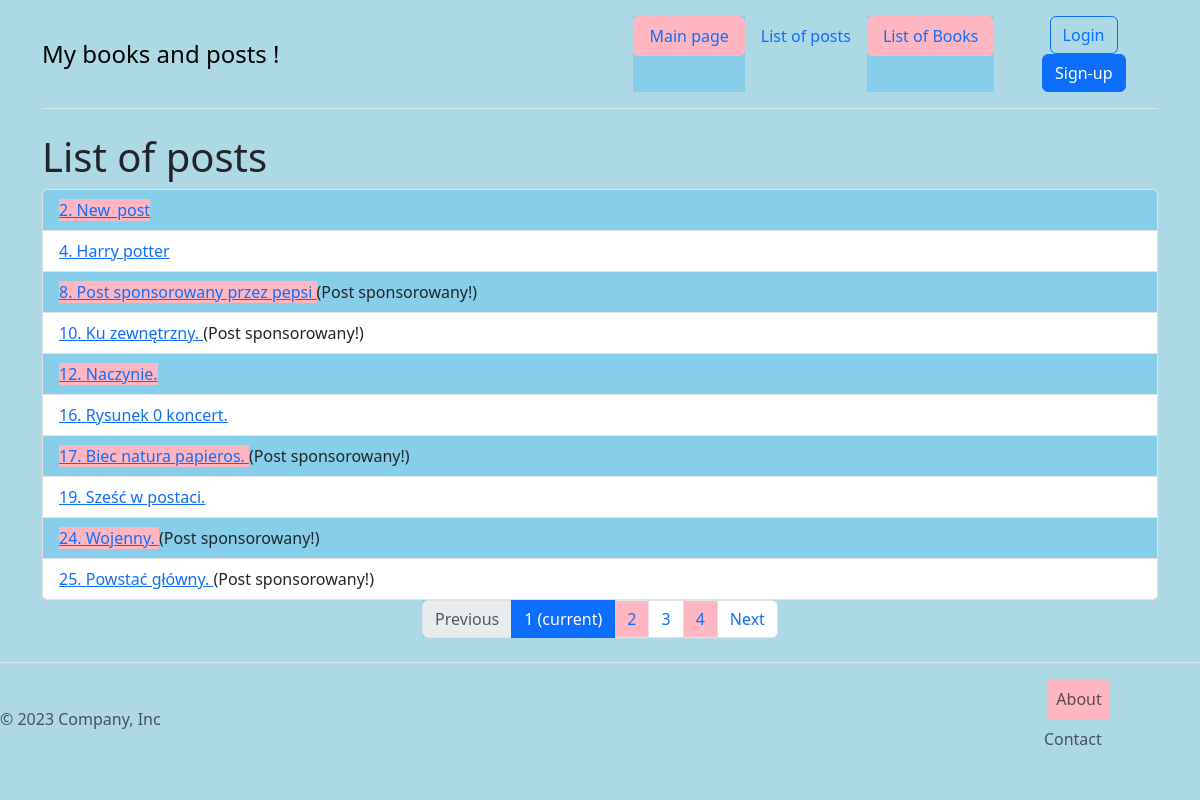
/posts/, run on the app's committed database.
### posts/models.py (models this page shows, shortened)
class Timestamped(models.Model, CheckAgeMixin):
    created = models.DateTimeField(auto_now_add=True)
    modified = models.DateTimeField(auto_now_add=True)
    class Meta:
        abstract = True

class Post(Timestamped):
    title = models.CharField(verbose_name='Tytuł' ,max_length=250)
    content = models.TextField(verbose_name='Treść')
    published = models.BooleanField(verbose_name='Opublikowany', default=False)
    sponsored = models.BooleanField(verbose_name='Sponsorowany', default=False)
    author = models.ForeignKey("auth.User", on_delete=models.CASCADE, related_name="posts")
    tags = models.ManyToManyField("tags.Tag", related_name="posts")
    categories = models.ManyToManyField(Category, related_name='posts', blank=True)
    example_file = models.FileField(upload_to='posts/examples/', blank=True, null=True)
    image = models.ImageField(upload_to="posts/images/%Y/%m/%d", null=True, blank=True)

### posts/views.py (the view)
# urls.py: path('', posts_list, name='list'),
def posts_list(request):
    posts = Post.objects.filter(published=True)
    q = request.GET.get("q")
    if q:
        posts = posts.filter(title__icontains=q)
    paginator = Paginator(posts, 10)
    page_number = request.GET.get('page')
    posts_list = paginator.get_page(page_number)
    context = {'posts_list': posts_list}
    return render(request, 'posts/list.html', context)

### posts/templates/posts/list.html
{% extends 'base.html' %}
{% load static %}
{% block styles %}
<link href="{% static 'posts/css/style.css' %}" rel="stylesheet">
{% endblock %}
{% block content %}
    <h1> List of posts </h1>
    <ul class="list-group">
        {% for post in posts_list %}
            <li class="list-group-item">
                <a href="{% url 'posts:details' post.id %}"> {{ post.id }}. {{ post.title }} </a>
                {% if post.sponsored %}
                    (Post sponsorowany!)
                {% endif %}
            </li>
        {% endfor %}
    </ul>
<nav aria-label="Page navigation">
     <ul class="pagination justify-content-center">
         {% if posts_list.has_previous %}
         <li class="page-item">
            <a class="page-link" href="?page={{ posts_list.previous_page_number }}">Previous</a>
         </li>
         {% else %}
         <li class="page-item disabled">
            <a class="page-link" href="#" tabindex="-1" aria-disabled="True">Previous</a>
         </li>
             {% endif %}
             {% for i in posts_list.paginator.page_range %}
             {% if posts_list.number == i %}
         <li class="page-item active" aria-current="page">
         <span class="page-link">
             {{ i }}
             <span class="sr-only">(current)</span>
         </span>
         </li>
             {% else %}
             <li class="page-item"><a class="page-link" href="?page={{ i }}">{{ i }}</a></li>
             {% endif %}
             {% endfor %}
             {% if posts_list.has_next %}
             <li class="page-item">
             <a class="page-link" href="?page={{ posts_list.next_page_number }}">Next</a>
         </li>
             {% else %}
             <li class="page-item disabled">
             <a class="page-link" href="#" tabindex="-1" aria-disabled="True">Next</a>
         </li>
         {% endif %}
    </ul>
</nav>
{% endblock %}

### main/static/main/css/style.css (style rules this page uses)
body { background-color: #fff; }

### posts/static/posts/css/style.css (style rules this page uses)
body { background-color: lightblue; }
ul { list-style-type: none; }
ul li:nth-child(odd) { background-color: skyblue; }
ul li:nth-child(odd) a { background-color: lightpink; }
li:nth-child(odd) a { background-color:lavender; }

### data on the page
Post: id "2", title "New_post"
Post: id "4", title "Harry potter"
Post: id "8", title "Post sponsorowany przez pepsi", sponsored "(Post sponsorowany!)"
Post: id "10", title "Ku zewnętrzny.", sponsored "(Post sponsorowany!)"
Post: id "12", title "Naczynie."
Post: id "16", title "Rysunek 0 koncert."
Post: id "17", title "Biec natura papieros.", sponsored "(Post sponsorowany!)"
Post: id "19", title "Sześć w postaci."
Post: id "24", title "Wojenny.", sponsored "(Post sponsorowany!)"
Post: id "25", title "Powstać główny.", sponsored "(Post sponsorowany!)"

### other printed values
{{ i }} "1"
{{ i }} "2" "3" "4"
